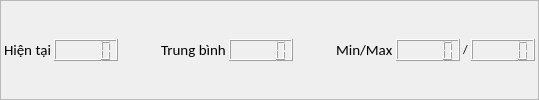
         <widget class="QFrame" name="frame_content">
          <property name="sizePolicy">
           <sizepolicy hsizetype="Minimum" vsizetype="Minimum">
            <horstretch>0</horstretch>
            <verstretch>0</verstretch>
           </sizepolicy>
          </property>
          <property name="frameShape">
           <enum>QFrame::StyledPanel</enum>
          </property>
          <property name="frameShadow">
           <enum>QFrame::Raised</enum>
          </property>
          <layout class="QGridLayout" name="gridLayout_5">
           <property name="leftMargin">
            <number>3</number>
           </property>
           <property name="topMargin">
            <number>3</number>
           </property>
           <property name="rightMargin">
            <number>3</number>
           </property>
           <property name="bottomMargin">
            <number>3</number>
           </property>
           <property name="spacing">
            <number>2</number>
           </property>
           <item row="0" column="0">
            <layout class="QHBoxLayout" name="horizontalLayout_11">
             <property name="spacing">
              <number>3</number>
             </property>
             <item>
              <layout class="QHBoxLayout" name="horizontalLayout_8">
               <item>
                <widget class="QLabel" name="label_9">
                 <property name="sizePolicy">
                  <sizepolicy hsizetype="Maximum" vsizetype="Fixed">
                   <horstretch>0</horstretch>
                   <verstretch>0</verstretch>
                  </sizepolicy>
                 </property>
                 <property name="font">
                  <font>
                   <family>Calibri</family>
                   <pointsize>11</pointsize>
                  </font>
                 </property>
                 <property name="text">
                  <string>Hiện tại</string>
                 </property>
                </widget>
               </item>
               <item>
                <widget class="QLCDNumber" name="lcdNumber_curValue">
                 <property name="sizePolicy">
                  <sizepolicy hsizetype="Maximum" vsizetype="Maximum">
                   <horstretch>0</horstretch>
                   <verstretch>0</verstretch>
                  </sizepolicy>
                 </property>
                 <property name="maximumSize">
                  <size>
                   <width>16777215</width>
                   <height>22</height>
                  </size>
                 </property>
                 <property name="font">
                  <font>
                   <family>Calibri</family>
                  </font>
                 </property>
                </widget>
               </item>
              </layout>
             </item>
             <item>
              <spacer name="horizontalSpacer">
               <property name="orientation">
                <enum>Qt::Horizontal</enum>
               </property>
               <property name="sizeType">
                <enum>QSizePolicy::Fixed</enum>
               </property>
               <property name="sizeHint" stdset="0">
                <size>
                 <width>40</width>
                 <height>20</height>
                </size>
               </property>
              </spacer>
             </item>
             <item>
              <layout class="QHBoxLayout" name="horizontalLayout_9">
               <item>
                <widget class="QLabel" name="label_10">
                 <property name="sizePolicy">
                  <sizepolicy hsizetype="Maximum" vsizetype="Fixed">
                   <horstretch>0</horstretch>
                   <verstretch>0</verstretch>
                  </sizepolicy>
                 </property>
                 <property name="font">
                  <font>
                   <family>Calibri</family>
                   <pointsize>11</pointsize>
                  </font>
                 </property>
                 <property name="text">
                  <string>Trung bình</string>
                 </property>
                </widget>
               </item>
               <item>
                <widget class="QLCDNumber" name="lcdNumber_aveValue">
                 <property name="sizePolicy">
                  <sizepolicy hsizetype="Maximum" vsizetype="Maximum">
                   <horstretch>0</horstretch>
                   <verstretch>0</verstretch>
                  </sizepolicy>
                 </property>
                 <property name="maximumSize">
                  <size>
                   <width>16777215</width>
                   <height>22</height>
                  </size>
                 </property>
                 <property name="font">
                  <font>
                   <family>Calibri</family>
                  </font>
                 </property>
                </widget>
               </item>
              </layout>
             </item>
             <item>
              <spacer name="horizontalSpacer_2">
               <property name="orientation">
                <enum>Qt::Horizontal</enum>
               </property>
               <property name="sizeType">
                <enum>QSizePolicy::Fixed</enum>
               </property>
               <property name="sizeHint" stdset="0">
                <size>
                 <width>40</width>
                 <height>20</height>
                </size>
               </property>
              </spacer>
             </item>
             <item>
              <layout class="QHBoxLayout" name="horizontalLayout_10">
               <item>
                <widget class="QLabel" name="label_11">
                 <property name="sizePolicy">
                  <sizepolicy hsizetype="Maximum" vsizetype="Fixed">
                   <horstretch>0</horstretch>
                   <verstretch>0</verstretch>
                  </sizepolicy>
                 </property>
                 <property name="font">
                  <font>
                   <family>Calibri</family>
                   <pointsize>11</pointsize>
                  </font>
                 </property>
                 <property name="text">
                  <string>Min/Max</string>
                 </property>
                </widget>
               </item>
               <item>
                <widget class="QLCDNumber" name="lcdNumber_minValue">
                 <property name="sizePolicy">
                  <sizepolicy hsizetype="Maximum" vsizetype="Maximum">
                   <horstretch>0</horstretch>
                   <verstretch>0</verstretch>
                  </sizepolicy>
                 </property>
                 <property name="maximumSize">
                  <size>
                   <width>16777215</width>
                   <height>22</height>
                  </size>
                 </property>
                 <property name="font">
                  <font>
                   <family>Calibri</family>
                  </font>
                 </property>
                </widget>
               </item>
               <item>
                <widget class="QLabel" name="label_12">
                 <property name="sizePolicy">
                  <sizepolicy hsizetype="Fixed" vsizetype="Fixed">
                   <horstretch>0</horstretch>
                   <verstretch>0</verstretch>
                  </sizepolicy>
                 </property>
                 <property name="font">
                  <font>
                   <family>Calibri</family>
                  </font>
                 </property>
                 <property name="text">
                  <string>/</string>
                 </property>
                </widget>
               </item>
               <item>
                <widget class="QLCDNumber" name="lcdNumber_maxValue">
                 <property name="sizePolicy">
                  <sizepolicy hsizetype="Maximum" vsizetype="Maximum">
                   <horstretch>0</horstretch>
                   <verstretch>0</verstretch>
                  </sizepolicy>
                 </property>
                 <property name="maximumSize">
                  <size>
                   <width>16777215</width>
                   <height>22</height>
                  </size>
                 </property>
                 <property name="font">
                  <font>
                   <family>Calibri</family>
                  </font>
                 </property>
                </widget>
               </item>
              </layout>
             </item>
            </layout>
           </item>
           <item row="1" column="0">
            <layout class="QGridLayout" name="gridLayout_graph">
             <property name="spacing">
              <number>3</number>
             </property>
            </layout>
           </item>
          </layout>
         </widget>
